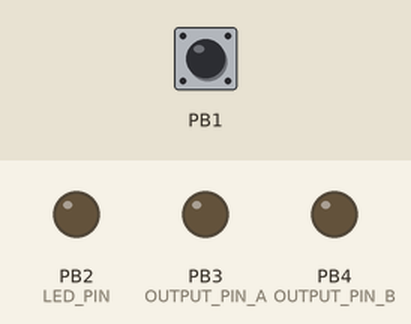
This sketch was run on a simulated ATtiny85, built with avr-gcc and run on an emulated ATtiny85. Shown: output pins drawn as LEDs (lit = HIGH). The inputs (shaded band) are chosen by the test bench; at power-on: PB1 HIGH.

Above: at 0.3 s.
Timing chart, 0 to 1.8 s (numbered marks = the images above):
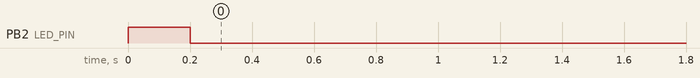

The sketch:

attinyTest.ino
```cpp
//Includes
#include <avr/io.h>
#include <avr/interrupt.h>

#define INTERRUPTPIN PCINT1 //this is PB1 per the schematic
#define PCINT_VECTOR PCINT0_vect  //this step is not necessary
#define DATADIRECTIONPIN DDB1 //Page 64 of data sheet
#define PORTPIN PB1 //Page 64
#define READPIN PINB1 //page 64


#define OUTPUT_PIN_A 3
#define OUTPUT_PIN_B 4
#define LED_PIN 2

#define ENCODER_PIN_B 0

/*
 * Alias for the ISR: "PCINT_VECTOR" (Note: There is only one PCINT ISR.
 * PCINT0 in the name for the ISR was confusing to me at first,
 * hence the Alias, but it's how the datasheet refers to it)
 */

volatile int8_t counter;

void setup() {
    cli();//disable interrupts during setup

    //pinMode
    DDRB |= (1 << OUTPUT_PIN_A);
    DDRB |= (1 << OUTPUT_PIN_B);
    DDRB |= (1 << LED_PIN);
    DDRB &= ~(1 << ENCODER_PIN_B);

    PCMSK |= (1 << INTERRUPTPIN); //sbi(PCMSK,INTERRUPTPIN) also works but I think this is more clear // tell pin change mask to listen to pin2 /pb3 //SBI
    GIMSK |= (1 << PCIE);   // enable PCINT interrupt in the general interrupt mask //SBI

    DDRB &= ~(1 << DATADIRECTIONPIN); //cbi(DDRB, DATADIRECTIONPIN);//  set up as input  - pin2 clear bit  - set to zero
    PORTB |= (1<< PORTPIN); //cbi(PORTB, PORTPIN);// disable pull-up. hook up pulldown resistor. - set to zero
    sei(); //last line of setup - enable interrupts after setup

    PORTB |= (1 << LED_PIN);
    delay(200);
    PORTB &= ~(1 << LED_PIN);
}

void loop() {

  if(counter >= 16){
    PORTB |= (1 << OUTPUT_PIN_B);
    counter = counter - 16;
    delayMicroseconds(50);
    PORTB |= (1 << OUTPUT_PIN_A);
  }
  if(counter <= -16){
    PORTB &= ~(1 << OUTPUT_PIN_B);
    counter = counter + 16;
    delayMicroseconds(50);
    PORTB |= (1 << OUTPUT_PIN_A);
  }
  delayMicroseconds(150);
  PORTB &= ~(1 << OUTPUT_PIN_A);
}


//this is the interrupt handler
ISR(PCINT_VECTOR)
{
  if ((PINB& B00000010) == 0)
  {
    if((PINB& B00000001) == 0){
      counter++;
    }
    else{
      counter--;
    }
  }
}
```
